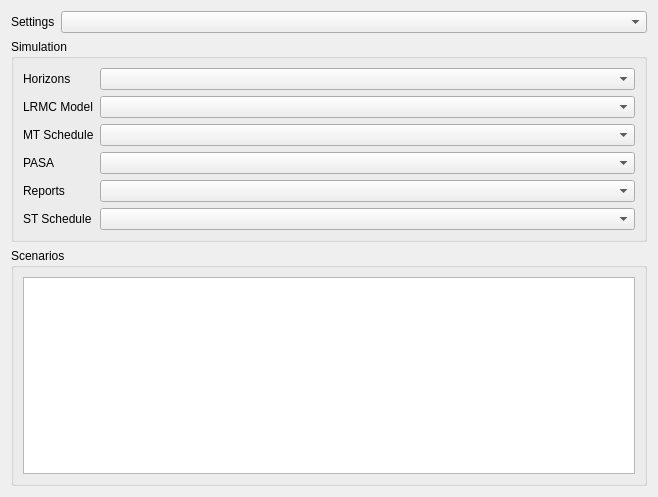
<?xml version="1.0" encoding="UTF-8"?>
<ui version="4.0">
 <class>Dialog</class>
 <widget class="QDialog" name="Dialog">
  <property name="geometry">
   <rect>
    <x>0</x>
    <y>0</y>
    <width>658</width>
    <height>497</height>
   </rect>
  </property>
  <property name="windowTitle">
   <string>Dialog</string>
  </property>
  <layout class="QVBoxLayout" name="verticalLayout" stretch="0,0,1">
   <item>
    <layout class="QFormLayout" name="formLayout">
     <item row="0" column="0">
      <widget class="QLabel" name="settingsLabel">
       <property name="text">
        <string>Settings</string>
       </property>
      </widget>
     </item>
     <item row="0" column="1">
      <widget class="QComboBox" name="settingsComboBox"/>
     </item>
    </layout>
   </item>
   <item>
    <widget class="QGroupBox" name="groupBox">
     <property name="title">
      <string>Simulation</string>
     </property>
     <layout class="QVBoxLayout" name="verticalLayout_2">
      <item>
       <layout class="QFormLayout" name="formLayout_2">
        <item row="0" column="0">
         <widget class="QLabel" name="horizonsLabel">
          <property name="text">
           <string>Horizons</string>
          </property>
         </widget>
        </item>
        <item row="0" column="1">
         <widget class="QComboBox" name="horizonsComboBox"/>
        </item>
        <item row="1" column="0">
         <widget class="QLabel" name="lrmcModelLabel">
          <property name="text">
           <string>LRMC Model</string>
          </property>
         </widget>
        </item>
        <item row="1" column="1">
         <widget class="QComboBox" name="lrmcModelComboBox"/>
        </item>
        <item row="2" column="0">
         <widget class="QLabel" name="mtScheduleLabel">
          <property name="text">
           <string>MT Schedule</string>
          </property>
         </widget>
        </item>
        <item row="2" column="1">
         <widget class="QComboBox" name="mtScheduleComboBox"/>
        </item>
        <item row="3" column="0">
         <widget class="QLabel" name="pasaLabel">
          <property name="text">
           <string>PASA</string>
          </property>
         </widget>
        </item>
        <item row="3" column="1">
         <widget class="QComboBox" name="pasaComboBox"/>
        </item>
        <item row="4" column="0">
         <widget class="QLabel" name="reportsLabel">
          <property name="text">
           <string>Reports</string>
          </property>
         </widget>
        </item>
        <item row="4" column="1">
         <widget class="QComboBox" name="reportsComboBox"/>
        </item>
        <item row="5" column="0">
         <widget class="QLabel" name="stScheduleLabel">
          <property name="text">
           <string>ST Schedule</string>
          </property>
         </widget>
        </item>
        <item row="5" column="1">
         <widget class="QComboBox" name="stScheduleComboBox"/>
        </item>
       </layout>
      </item>
     </layout>
    </widget>
   </item>
   <item>
    <widget class="QGroupBox" name="groupBox_2">
     <property name="title">
      <string>Scenarios</string>
     </property>
     <layout class="QVBoxLayout" name="verticalLayout_3">
      <item>
       <widget class="QTableWidget" name="tableWidget"/>
      </item>
     </layout>
    </widget>
   </item>
  </layout>
 </widget>
 <resources/>
 <connections/>
</ui>
